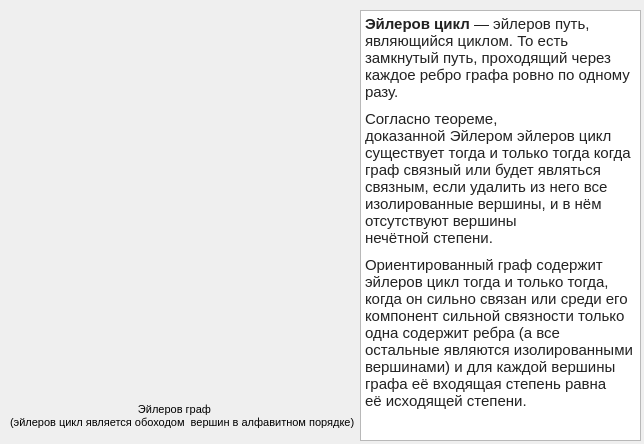
<?xml version="1.0" encoding="UTF-8"?>
<ui version="4.0">
 <class>TheoryWindow</class>
 <widget class="QWidget" name="TheoryWindow">
  <property name="geometry">
   <rect>
    <x>0</x>
    <y>0</y>
    <width>644</width>
    <height>444</height>
   </rect>
  </property>
  <property name="windowTitle">
   <string>Form</string>
  </property>
  <widget class="QLabel" name="image">
   <property name="geometry">
    <rect>
     <x>10</x>
     <y>30</y>
     <width>330</width>
     <height>353</height>
    </rect>
   </property>
   <property name="text">
    <string/>
   </property>
  </widget>
  <widget class="QLabel" name="label">
   <property name="geometry">
    <rect>
     <x>10</x>
     <y>400</y>
     <width>441</width>
     <height>31</height>
    </rect>
   </property>
   <property name="font">
    <font>
     <pointsize>8</pointsize>
    </font>
   </property>
   <property name="text">
    <string>                                          Эйлеров граф
(эйлеров цикл является обоходом  вершин в алфавитном порядке)</string>
   </property>
  </widget>
  <widget class="QTextBrowser" name="textBrowser">
   <property name="geometry">
    <rect>
     <x>360</x>
     <y>10</y>
     <width>281</width>
     <height>431</height>
    </rect>
   </property>
   <property name="html">
    <string>&lt;!DOCTYPE HTML PUBLIC &quot;-//W3C//DTD HTML 4.0//EN&quot; &quot;http://www.w3.org/TR/REC-html40/strict.dtd&quot;&gt;
&lt;html&gt;&lt;head&gt;&lt;meta name=&quot;qrichtext&quot; content=&quot;1&quot; /&gt;&lt;style type=&quot;text/css&quot;&gt;
p, li { white-space: pre-wrap; }
&lt;/style&gt;&lt;/head&gt;&lt;body style=&quot; font-family:'MS Shell Dlg 2'; font-size:8.25pt; font-weight:400; font-style:normal;&quot;&gt;
&lt;p style=&quot; margin-top:9px; margin-bottom:9px; margin-left:0px; margin-right:0px; -qt-block-indent:0; text-indent:0px; background-color:#ffffff;&quot;&gt;&lt;span style=&quot; font-family:'sans-serif'; font-size:11pt; font-weight:600; color:#222222;&quot;&gt;Эйлеров цикл&lt;/span&gt;&lt;span style=&quot; font-family:'sans-serif'; font-size:11pt; color:#222222;&quot;&gt; — эйлеров путь, являющийся циклом. То есть замкнутый путь, проходящий через каждое ребро графа ровно по одному разу.&lt;/span&gt;&lt;/p&gt;
&lt;p style=&quot; margin-top:9px; margin-bottom:9px; margin-left:0px; margin-right:0px; -qt-block-indent:0; text-indent:0px; background-color:#ffffff;&quot;&gt;&lt;span style=&quot; font-family:'sans-serif'; font-size:11pt; color:#222222; background-color:#ffffff;&quot;&gt;Согласно теореме, доказанной Эйлером эйлеров цикл существует тогда и только тогда когда граф связный или будет являться связным, если удалить из него все изолированные вершины, и в нём отсутствуют вершины нечётной степени.&lt;/span&gt;&lt;/p&gt;
&lt;p style=&quot; margin-top:9px; margin-bottom:9px; margin-left:0px; margin-right:0px; -qt-block-indent:0; text-indent:0px; background-color:#ffffff;&quot;&gt;&lt;span style=&quot; font-family:'sans-serif'; font-size:11pt; color:#222222; background-color:#ffffff;&quot;&gt;Ориентированный граф содержит эйлеров цикл тогда и только тогда, когда он сильно связан или среди его компонент сильной связности только одна содержит ребра (а все остальные являются изолированными вершинами) и для каждой вершины графа её входящая степень равна её исходящей степени.&lt;/span&gt;&lt;/p&gt;&lt;/body&gt;&lt;/html&gt;</string>
   </property>
  </widget>
 </widget>
 <resources/>
 <connections/>
</ui>
